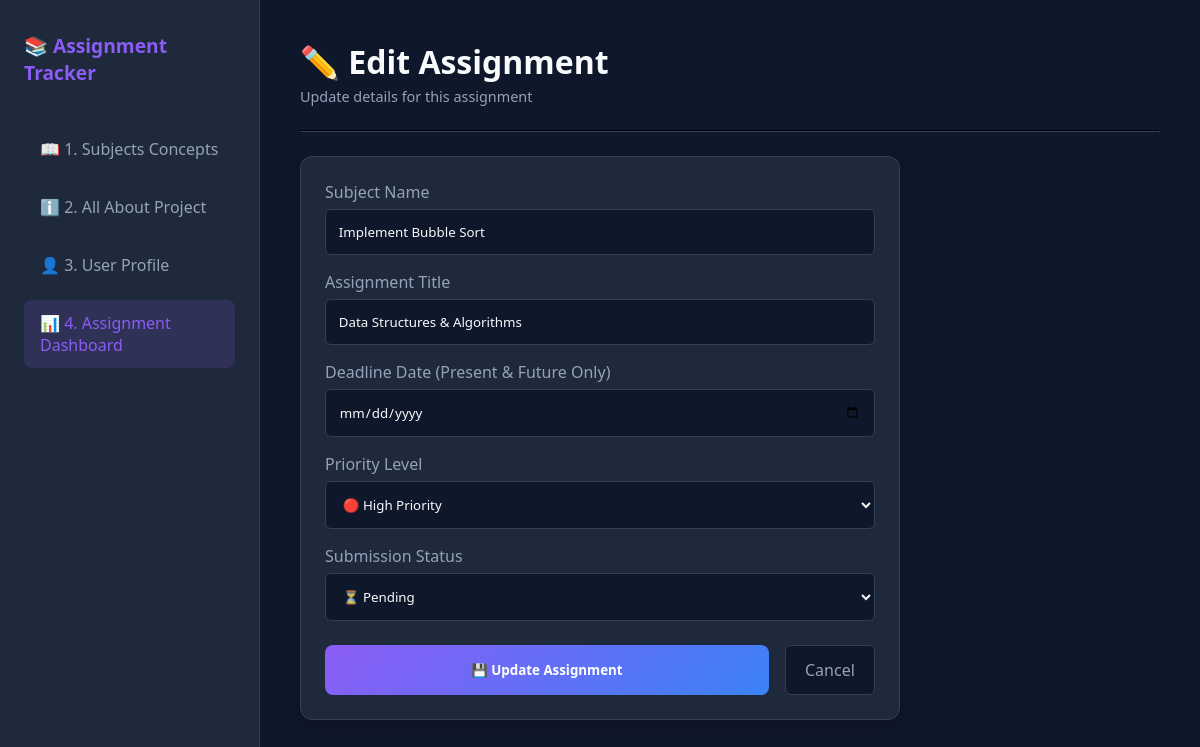
Screenshot of /edit/1 with the database file from the repository.
### tables this page shows
CREATE TABLE assignments (
            id INTEGER PRIMARY KEY AUTOINCREMENT,
            title TEXT NOT NULL,
            subject TEXT NOT NULL,
            unit TEXT NOT NULL,
            deadline TEXT NOT NULL,
            estimated_hours REAL NOT NULL,
            difficulty TEXT NOT NULL,
            status TEXT NOT NULL,
            priority_score INTEGER,
            priority_tag TEXT
        );

### app.py (the view, shortened to what this page needs)
@app.route('/edit/<int:id>', methods=['GET', 'POST'])
def edit_assignment(id):
    conn = get_db_connection()
    assignment = conn.execute('SELECT * FROM assignments WHERE id = ?', (id,)).fetchone()
    conn.close()
    return render_template('edit_assignment.html', assignment=assignment)

### app.py (called while the page is built)
def get_db_connection():
    conn = sqlite3.connect('assignments.db')
    conn.row_factory = sqlite3.Row
    return conn

### templates/edit_assignment.html (shortened to what this page needs)
<!DOCTYPE html>
<html lang="en">
<head>
    <link rel="stylesheet" href="{{ url_for('static', filename='css/style.css') }}">
</head>
<body>
    <div class="sidebar">
        <h2>📚 Assignment Tracker</h2>
        <ul class="nav-links">
            <li><a href="{{ url_for('learn_hub') }}">📖 1. Subjects Concepts</a></li>
            <li><a href="{{ url_for('project_guide') }}">ℹ️ 2. All About Project</a></li>
            <li><a href="{{ url_for('profile_setup') }}">👤 3. User Profile</a></li>
            <li><a href="{{ url_for('index') }}" class="active">📊 4. Assignment Dashboard</a></li>
        </ul>
    </div>
    <div class="main-content">
        <h1>✏️ Edit Assignment</h1>
        <p class="header-sub">Update details for this assignment</p>
        <hr style="border-color: var(--border-color); margin: 1.5rem 0;">
        <div class="dashboard-card" style="max-width: 600px;">
            <form action="{{ url_for('edit_assignment', id=assignment[0]) }}" method="POST">
                <div style="margin-bottom: 1rem;">
                    <label style="display: block; margin-bottom: 0.4rem; color: var(--text-muted);">Subject Name</label>
                    <input type="text" name="subject" value="{{ assignment[1] }}" required style="width: 100%; padding: 0.8rem; background: var(--bg-color); border: 1px solid var(--border-color); border-radius: 6px; color: var(--text-main);">
                </div>
                <div style="margin-bottom: 1rem;">
                    <label style="display: block; margin-bottom: 0.4rem; color: var(--text-muted);">Assignment Title</label>
                    <input type="text" name="title" value="{{ assignment[2] }}" required style="width: 100%; padding: 0.8rem; background: var(--bg-color); border: 1px solid var(--border-color); border-radius: 6px; color: var(--text-main);">
                </div>
                <div style="margin-bottom: 1rem;">
                    <label style="display: block; margin-bottom: 0.4rem; color: var(--text-muted);">Deadline Date (Present & Future Only)</label>
                    <input type="date" name="deadline" value="{{ assignment[3] }}" min="2026-07-23" required style="width: 100%; padding: 0.8rem; background: var(--bg-color); border: 1px solid var(--border-color); border-radius: 6px; color: var(--text-main);">
                </div>
                <div style="margin-bottom: 1rem;">
                    <label style="display: block; margin-bottom: 0.4rem; color: var(--text-muted);">Priority Level</label>
                    <select name="priority" style="width: 100%; padding: 0.8rem; background: var(--bg-color); border: 1px solid var(--border-color); border-radius: 6px; color: var(--text-main);">
                        <option value="High" {% if assignment[4] == 'High' %}selected{% endif %}>🔴 High Priority</option>
                    </select>
                </div>
                <div style="margin-bottom: 1.5rem;">
                    <label style="display: block; margin-bottom: 0.4rem; color: var(--text-muted);">Submission Status</label>
                    <select name="status" style="width: 100%; padding: 0.8rem; background: var(--bg-color); border: 1px solid var(--border-color); border-radius: 6px; color: var(--text-main);">
                        <option value="Pending" {% if assignment[5] == 'Pending' %}selected{% endif %}>⏳ Pending</option>
                    </select>
                </div>
                <div style="display: flex; gap: 1rem;">
                    <button type="submit" class="btn-primary" style="flex: 1;">💾 Update Assignment</button>
                    <a href="{{ url_for('index') }}" style="padding: 0.8rem 1.2rem; background: var(--bg-color); border: 1px solid var(--border-color); border-radius: 6px; color: var(--text-muted); text-decoration: none; text-align: center;">Cancel</a>
                </div>
            </form>
        </div>
    </div>
</body>
</html>

### static/css/style.css (style rules this page uses)
:root { --bg-color: #0f172a; --card-bg: #1e293b; --text-main: #f8fafc; --text-muted: #94a3b8; --accent-purple: #8b5cf6; --accent-blue: #3b82f6; --border-color: #334155; --danger: #ef4444; --warning: #f59e0b; --success: #10b981; }
* { box-sizing: border-box; margin: 0; padding: 0; font-family: 'Segoe UI', Tahoma, Geneva, Verdana, sans-serif; }
body { background-color: var(--bg-color); color: var(--text-main); display: flex; min-height: 100vh; }
.sidebar { width: 260px; background-color: var(--card-bg); border-right: 1px solid var(--border-color); padding: 2rem 1.5rem; display: flex; flex-direction: column; gap: 1.5rem; flex-shrink: 0; }
.sidebar h2 { font-size: 1.2rem; color: var(--accent-purple); margin-bottom: 1rem; }
.nav-links { list-style: none; }
.nav-links li { margin-bottom: 0.75rem; }
.nav-links a { color: var(--text-muted); text-decoration: none; font-weight: 500; display: flex; align-items: center; padding: 0.75rem 1rem; border-radius: 8px; transition: all 0.2s ease; }
.nav-links a:hover, .nav-links a.active { background: rgba(139, 92, 246, 0.15); color: var(--accent-purple); }
.main-content { flex: 1; padding: 2.5rem; overflow-y: auto; }
.header-sub { color: var(--text-muted); font-size: 0.9rem; margin-top: 4px; }
.btn-primary { background: linear-gradient(135deg, var(--accent-purple), var(--accent-blue)); color: white; padding: 0.75rem 1.5rem; border-radius: 8px; text-decoration: none; font-weight: 600; border: none; cursor: pointer; display: inline-block; transition: opacity 0.2s; }
.dashboard-card { background: var(--card-bg); border: 1px solid var(--border-color); border-radius: 12px; padding: 1.5rem; margin-bottom: 2rem; box-shadow: 0 4px 20px rgba(0, 0, 0, 0.2); }

### rows the page displays
assignments: subject "Implement Bubble Sort", title "Data Structures & Algorithms"
